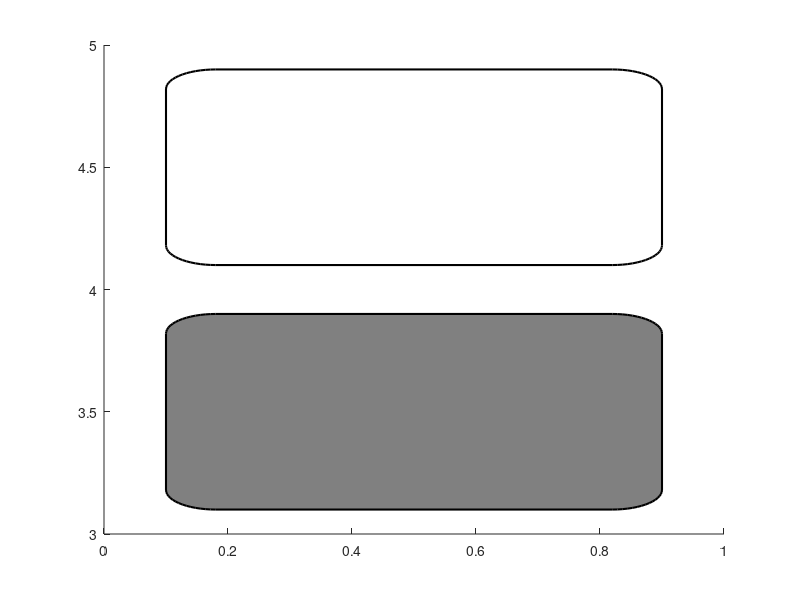

Recreate this plot in MATLAB. (Note: this script raises an error after producing the figure.)
% Define the binary matrix
binary_matrix = [ 0 1 0 0 0;
                 1 1 1 0 0;
                 0 0 1 0 0;
                 0 0 0 1 1;
                 0 0 0 1 1];

% Define the color for value '1'
color_blue = [0.5 0.5 0.5];

% Create the figure
figure;
hold on;

count = 0;
% Loop through each element in the matrix
for j = 1:5
    for i = 1:5
        % Determine the color based on the value
        if binary_matrix(i, j) == 1
            face_color = color_blue;
            count = count + 1; 
        else
            face_color = [1 1 1]; % White for '0'
        end
        

     
        % Draw the rounded rectangle
        rectangle('Position', [j-0.9, 5-i+0.1, 0.8, 0.8], ...
                  'Curvature', [0.2, 0.2], ...
                  'EdgeColor', 'k', ... % Black boundary
                  'FaceColor', face_color, ...
                  'LineWidth', 1.5);
        
        if binary_matrix(i, j) == 1
        % Add the text inside the box
        text(j-0.5, 5-i+0.5, num2str(count), ...
             'HorizontalAlignment', 'center', ...
             'VerticalAlignment', 'middle','FontSize',36,'FontName','times',Color=[1 1 1]);
        end

    end
end

% Set x-axis and y-axis labels


set(gca, 'XTick', (1:5) -0.5, 'XTickLabel', {'\phi18:2', '\phi18:3', '\phi38:1', 'PSA HP1', 'PSA HS6'});
xtickangle(90);

set(gca, 'YTick', (1:5) -0.5, 'YTickLabel', {'PSA 13-15','PSA H100','CBS 38', 'CBA 18','CBA 4'});




 set(gca,'Fontsize',28);
set(gca,'fontname','times');

% Set the axis limits and reverse the y-axis direction
axis([0 5 0 5]);
axis("square")
%set(gca, 'YDir', 'reverse');
set(gca,'xaxisLocation','top')


% Add grid lines

% Turn off the hold
hold off;
box off;

%%

ax = gca;
% Set color of X and Y axes to background color (white)
set(ax,'XColor',[1 1 1])
set(ax,'YColor',[1 1 1])
% Set color of axis labels back to standard color
set(ax.XLabel,'Color',[0.15 0.15 0.15])
set(ax.YLabel,'Color',[0.15 0.15 0.15])
% Set color of tick labels back to standard color
set(ax.XAxis,'TickLabelColor',[0.15 0.15 0.15])
set(ax.YAxis,'TickLabelColor',[0.15 0.15 0.15])

